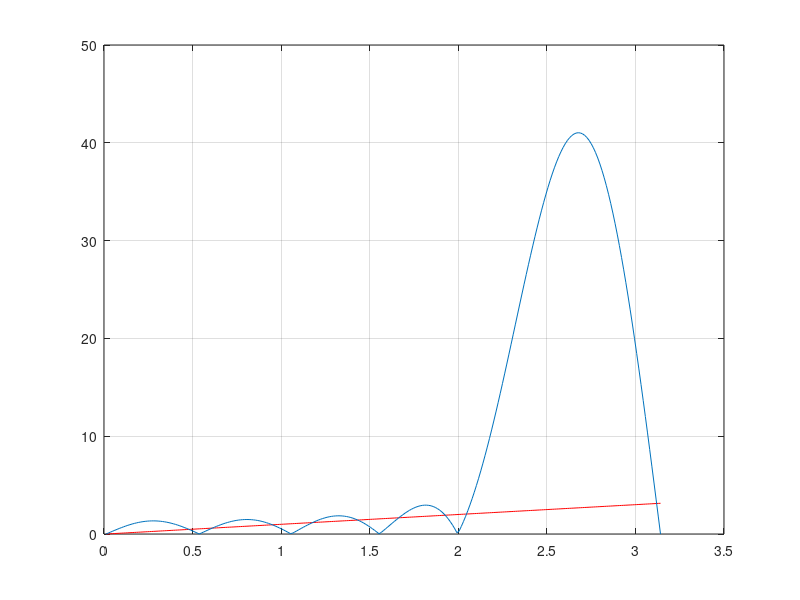

Here is the MATLAB script that generated this plot:
clc
clear all
close all

v=1;
M=5;
W=[zeros(1,168) ones(1,864) zeros(1,168)];
L=-600:599;
q=1:1200;
R=sum(W(q));

for i=1:M+1
    s2=0;
    for l=1:M+1
        s1=0;
        
        for q=1:1200
        s1=s1+W(q)*cos(L(q)*pi*(i-1)/600)*cos(pi*L(q)*(l-1)/600)+1;
        s2=s2+W(q)*cos(L(q)*pi*(i-1)/600)*((L(q)*pi/600)^v);
        end
        Ta(i,l)=(pi/R*600)*s1;
        end
    Ia(i)=(pi/R*600)*cos(v*pi/2)*s2;
end


for i=1:M
    s2=0;
    for l=1:M
        s1=0;
        for q=1:1200
        s1=s1+W(q)*sin(L(q)*pi*i/600)*sin(pi*L(q)*l/600);
        s2=s2+W(q)*sin(L(q)*pi*i/600)*((L(q)*pi/600)^v)*sign((L(q)*pi/600));
        end
        Tb(i,l)=(pi/R*600)*s1;
        
    end
    Ib(i)=(pi/R*600)*sin(v*pi/2)*s2;
end

a=Ia*inv(Ta);
b=Ib*inv(Tb);

a1=abs(a);
b1=abs(b);

a2=(a1(2:6)+b1)/2;
b2=(a1(2:6)-b1)/2;

c=[fliplr(a2) a1(1) b2];
[x NN]=freqz(c,1,256:512,512);
a3=[linspace(0,pi,257)].^v;
x1=a3(50)/abs(x(50));
figure(2)
plot((1:257)*(pi/257),a3,'r');
hold on
grid on
plot((1:257)*(pi/257),abs(x)*x1)
